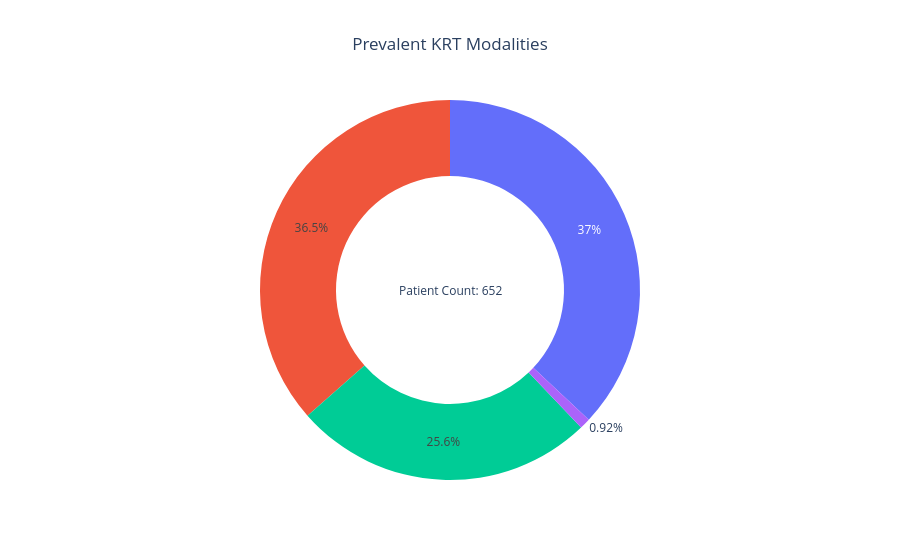

Notebook cell for this chart:
### Code cell
display(Markdown(dialysis_descriptions["INCIDENT_INITIAL_ACCESS"]))
#label_colors = {'AVF/AVG':"rgb(112,173,71)", 'NLN':"rgb(156,28,76)", 'TLN':"rgb(54,142,205)"}

#labels = [label if label != "AVF" else "AVF/AVG" for label in dialysis_stats.units[satunit].incident_initial_access.data.x ]


centre_text = f'Patient Count: {dialysis_stats.units[satunit].incident_initial_access.metadata.population_size}'
access_fig = px.pie(
    values=dialysis_stats.units[satunit].incident_initial_access.data.y,
    #names=labels,
    title=dialysis_stats.units[satunit].incident_initial_access.metadata.title,
    hole=0.6,
    #color = label_colors.keys(),
    #color_discrete_map = label_colors,
)
access_fig.add_annotation(
    dict(x=0.5, y=0.5,  align='center',showarrow = False, text=centre_text)
)
access_fig.update_layout(title_text=dialysis_stats.units[satunit].prevalent_home_therapies.metadata.title, title_x=0.5)




access_fig.show()

### Figure 1 — Plotly figure (JSON) as saved in the notebook; plotly's stock layout.template omitted (floating-point values rounded to 4 significant figures)
{"data": [{"domain": {"x": [0, 1], "y": [0, 1]}, "hole": 0.6, "hovertemplate": "value=%{value}<extra></extra>", "legendgroup": "", "name": "", "showlegend": false, "type": "pie", "values": [167, 6, 241, 238]}], "layout": {"annotations": [{"align": "center", "showarrow": false, "text": "Patient Count: 652", "x": 0.5, "y": 0.5}], "legend": {"tracegroupgap": 0}, "title": {"text": "Prevalent KRT Modalities", "x": 0.5}}}
